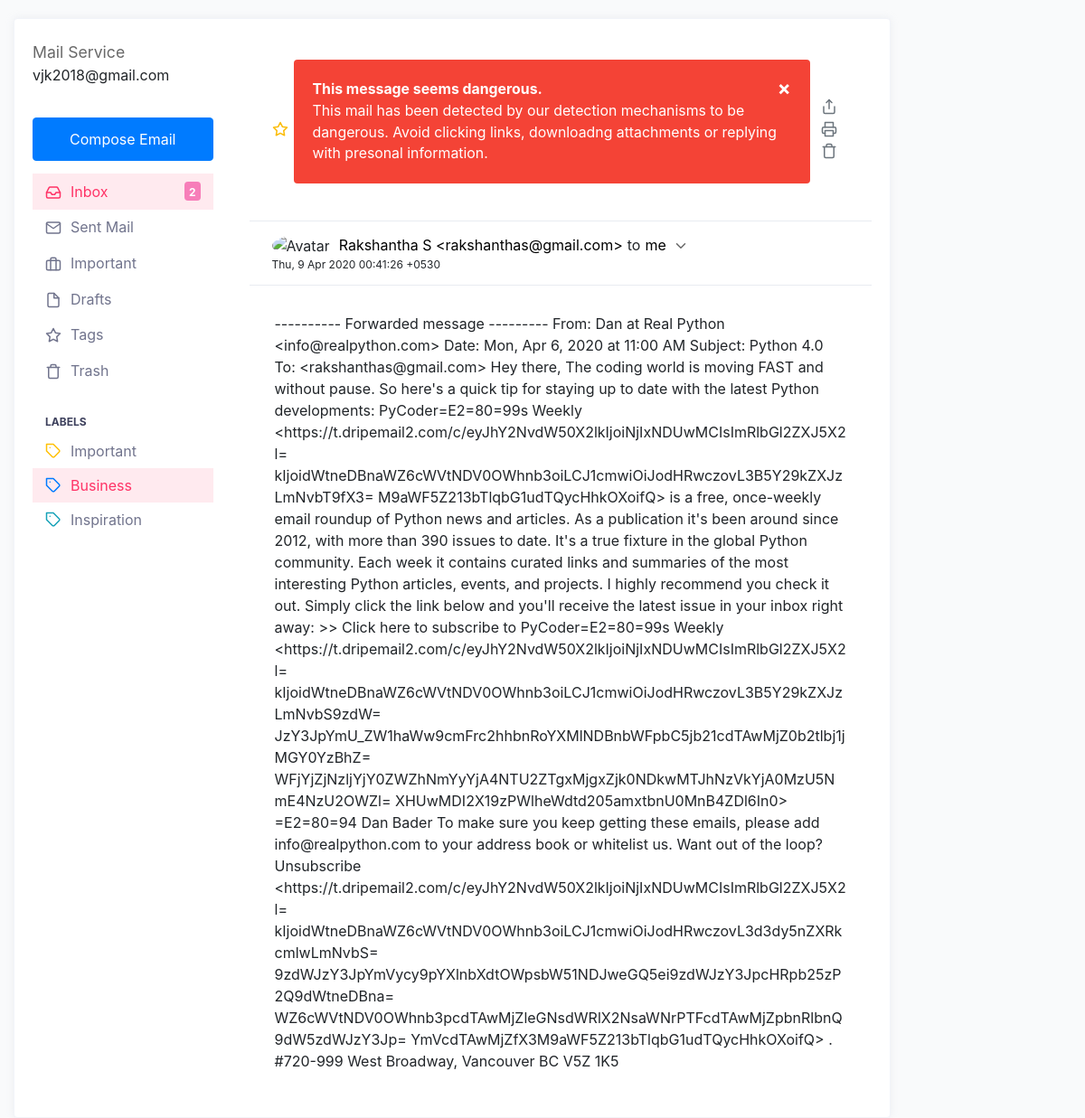
Page /read_email/7 on the committed database.
### tables this page shows
CREATE TABLE EMAIL
         (SL_NO INTEGER PRIMARY KEY AUTOINCREMENT,SENDER CHAR(50) NOT NULL,SUBJECT TEXT NOT NULL,DATE Text NOT NULL,MESSAGE_BODY TEXT,PHISHING INT, TEXT_PHISHING INT,URL_PHISHING INT);

### front_end.py (the view)
@app.route('/read_email/<int:id>')
def read_email(id):
    con = sql.connect("D:/Projects/Phishing-email-detection/Flask_Application/email_db.db")
    con.row_factory = sql.Row
    cur = con.cursor()
    cur.execute("select * from EMAIL where SL_NO = ?",(id,))
    rows = cur.fetchone()
    return render_template("read_email.html",rows = rows)

### templates/read_email.html (shortened to what this page needs)
<!DOCTYPE html>
<html lang="en">
<head>
    <link href="http://netdna.bootstrapcdn.com/bootstrap/4.4.1/css/bootstrap.min.css" rel="stylesheet">
</head>
<body>
<div class="col-md-10">
<div class="row inbox-wrapper">
    <div class="col-lg-12">
      <div class="card">
        <div class="card-body">
          <div class="row">
            <div class="col-lg-3 email-aside border-lg-right">
              <div class="aside-content">
                <div class="aside-header">
                  <span class="title">Mail Service</span>
                  <p class="description">vjk2018@gmail.com</p>
                </div>
                <div class="aside-compose"><a class="btn btn-primary btn-block" href="../../../demo_1/pages/email/compose.html">Compose Email</a></div>
                <div class="aside-nav collapse">
                  <ul class="nav">
                    <li class="active"><a href="/"><span class="icon"></span>Inbox<span class="badge badge-danger-muted text-white font-weight-bold float-right">2</span></a></li>
                    <li><a href="#"><span class="icon"></span>Sent Mail</a></li>
                    <li><a href="#"><span class="icon"></span>Important<span class="badge badge-info-muted text-white font-weight-bold float-right"></span></a></li>
                    <li><a href="#"><span class="icon"></span>Drafts</a></li>
                    <li><a href="#"><span class="icon"></span>Tags</a></li>
                    <li><a href="#"><span class="icon"></span>Trash</a></li>
                  </ul>
                  <span class="title">Labels</span>
                  <ul class="nav nav-pills nav-stacked">
                    <li>
                      <a href="#"> Important </a>
                    </li>
                    <li class="active"><a href="#">
                      Business </a>
                    </li>
                    <li>
                      <a href="#"> Inspiration </a>
                    </li>
                  </ul>
                </div>
              </div>
            </div>
            <div class="col-lg-9 email-content">
              <div class="email-head">
                <div class="email-head-subject">
                  <div class="title d-flex align-items-center justify-content-between">
                    <div class="d-flex align-items-center">
                      <a class="active" href="#"><span class="icon"></span></a>
                    </div>
			{% if rows[5] == 1%}
					<div class="alert">
  <span class="closebtn" onclick="this.parentElement.style.display='none';">&times;</span>
  <strong>This message seems dangerous.</strong><br> This mail has been detected by our detection mechanisms to be dangerous. Avoid clicking links, downloadng attachments or replying with presonal information.
</div>
            {% endif %}
                    <div class="icons">
                      <a href="#" class="icon"></a>
                      <a href="#" class="icon"></a>
                      <a href="#" class="icon">
                      </a>
                    </div>
                  </div>
                </div>
                <div class="email-head-sender d-flex align-items-center justify-content-between flex-wrap">
                  <div class="d-flex align-items-center">
                    <div class="avatar">
                      <img src="https://bootdey.com/img/Content/avatar/avatar1.png" alt="Avatar" class="rounded-circle user-avatar-md">
                    </div>
                    <div class="sender d-flex align-items-center">
                      <a href="#">{{rows[1]}}</a> <span>to</span><a href="#">me</a>
                      <div class="actions dropdown">
                        <a class="icon" href="#" data-toggle="dropdown"><svg xmlns="http://www.w3.org/2000/svg" width="24" height="24" viewBox="0 0 24 24" fill="none" stroke="currentColor" stroke-width="2" stroke-linecap="round" stroke-linejoin="round" class="feather feather-chevron-down"><polyline points="6 9 12 15 18 9"></polyline></svg></a>
                      </div>
                    </div>
                  </div>
                  <div class="date">{{rows[3]}}</div>
                </div>
              </div>
               <div class="email-body">{{rows[4]}}
                </div>
</body>
</html>

### templates/read_email.html (style rules this page uses)
body { background-color: #f9fafb; margin-top:20px; }
@media (min-width: 992px) { .inbox-wrapper .email-aside .aside-content { padding-right: 10px; } }
.inbox-wrapper .email-aside .aside-content .aside-header { padding: 0 0 5px; position: relative; }
.inbox-wrapper .email-aside .aside-content .aside-header .title { display: block; margin: 3px 0 0; font-size: 1.1rem; line-height: 27px; color: #686868; }
.inbox-wrapper .email-aside .aside-content .aside-compose { text-align: center; padding: 14px 0; }
.inbox-wrapper .email-aside .aside-content .aside-compose .btn, .inbox-wrapper .email-aside .aside-content .aside-compose .fc .fc-button, .fc .inbox-wrapper .email-aside .aside-content .aside-compose .fc-button, .inbox-wrapper .email-aside .aside-content .aside-compose .swal2-modal .swal2-actions button, .swal2-modal .swal2-actions .inbox-wrapper .email-aside .aside-content .aside-compose button, .inbox-wrapper .email-aside .aside-content .aside-compose .wizard > .actions a, .wizard > .actions .inbox-wrapper .email-aside .aside-content .aside-compose a { padding: 11px; }
.inbox-wrapper .email-aside .aside-content .aside-nav { visibility: visible; padding: 0 0; }
.inbox-wrapper .email-aside .aside-content .aside-nav.collapse { display: block; }
.inbox-wrapper .email-aside .aside-content .aside-nav .title { display: block; color: #3d405c; font-size: 12px; font-weight: 700; text-transform: uppercase; margin: 20px 0 0; padding: 8px 14px 4px; }
.inbox-wrapper .email-aside .aside-content .aside-nav .nav li { width: 100%; }
.inbox-wrapper .email-aside .aside-content .aside-nav .nav li a { display: -webkit-flex; display: flex; -webkit-align-items: center; align-items: center; position: relative; color: #71748d; padding: 7px 14px; }
.inbox-wrapper .email-aside .aside-content .aside-nav .nav li a .icon svg { width: 18px; margin-right: 10px; }
.inbox-wrapper .email-aside .aside-content .aside-nav .nav li a .badge { margin-left: auto; }
.inbox-wrapper .email-aside .aside-content .aside-nav .nav li a svg { width: 18px; margin-right: 10px; }
.inbox-wrapper .email-aside .aside-content .aside-nav .nav li.active a { color: #ff3366; background: rgba(255, 51, 102, 0.1); }
.inbox-wrapper .email-aside .aside-content .aside-nav .nav li.active a .icon { color: #ff3366; }
.email-head { background-color: transparent; }
.email-head-subject { padding: 25px 25px; border-bottom: 1px solid #e8ebf1; }
.email-head-subject .title { display: block; font-size: .99rem; }
.email-head-subject .title a.active .icon { color: #fbbc06; }
.email-head-subject .title a .icon { color: silver; margin-right: 6px; }
.email-head-subject .title a .icon svg { width: 18px; }
.email-head-subject .icons { font-size: 14px; float: right; }
.email-head-subject .icons .icon { color: #000; margin-left: 12px; }
.email-head-subject .icons .icon svg { width: 18px; }
.email-head-sender { padding: 13px 25px; }
.email-head-sender .avatar { float: left; margin-right: 10px; }
.email-head-sender .date { float: right; font-size: 12px; }
.email-head-sender .avatar img { width: 36px; }
.email-head-sender .sender > a { color: #000; }
.email-head-sender .sender span { margin-right: 5px; margin-left: 5px; }
.email-head-sender .sender .actions { display: inline-block; position: relative; }
.email-head-sender .sender .actions .icon { color: #686868; margin-left: 7px; }
.email-head-sender .sender .actions .icon svg { width: 18px; }
.email-body { background-color: transparent; border-top: 1px solid #e8ebf1; padding: 30px 28px; }
.card { box-shadow: 0 0 10px 0 rgba(183, 192, 206, 0.2); -webkit-box-shadow: 0 0 10px 0 rgba(183, 192, 206, 0.2); -moz-box-shadow: 0 0 10px 0 rgba(183, 192, 206, 0.2); -ms-box-shadow: 0 0 10px 0 rgba(183, 192, 206, 0.2); }
.card { position: relative; display: flex; flex-direction: column; min-width: 0; word-wrap: break-word; background-color: #fff; background-clip: border-box; border: 1px solid #f2f4f9; border-radius: 0.25rem; }
.badge { padding: 6px 5px 3px; }
.text-white { color: #ffffff !important; }
.font-weight-bold { font-weight: 700 !important; }
.float-right { float: right !important; }
.badge-danger-muted { color: #212529; background-color: #f77eb9; }
.alert { padding: 20px; background-color: #f44336; color: white; }
.closebtn { margin-left: 15px; color: white; font-weight: bold; float: right; font-size: 22px; line-height: 20px; cursor: pointer; transition: 0.3s; }

### rows in the picture
EMAIL: SENDER "Rakshantha S <rakshanthas@gmail.com>", DATE "Thu, 9 Apr 2020 00:41:26 +0530", MESSAGE_BODY "---------- Forwarded message --------- From: Dan at Real Python <info@realpython.com> Date: Mon, Apr 6, 2020 at 11:00 AM Subject: Python 4.0 To: <rakshanthas@gmail.com> Hey there, The coding world is moving FAST and without pause. So here's a quick tip for staying up to date with the latest Python developments: PyCoder=E2=80=99s Weekly <https://t.dripemail2.com/c/eyJhY2NvdW50X2lkIjoiNjIxNDUwMCIsImRlbGl2ZXJ5X2l= kIjoidWtneDBnaWZ6cWVtNDV0OWhnb3oiLCJ1cmwiOiJodHRwczovL3B5Y29kZXJzLmNvbT9fX3= M9aWF5Z213bTlqbG1udTQycHhkOXoifQ> is a free, once-weekly email roundup of Python news and articles. As a publication it's been around since 2012, with more than 390 issues to date. It's a true fixture in the…"
